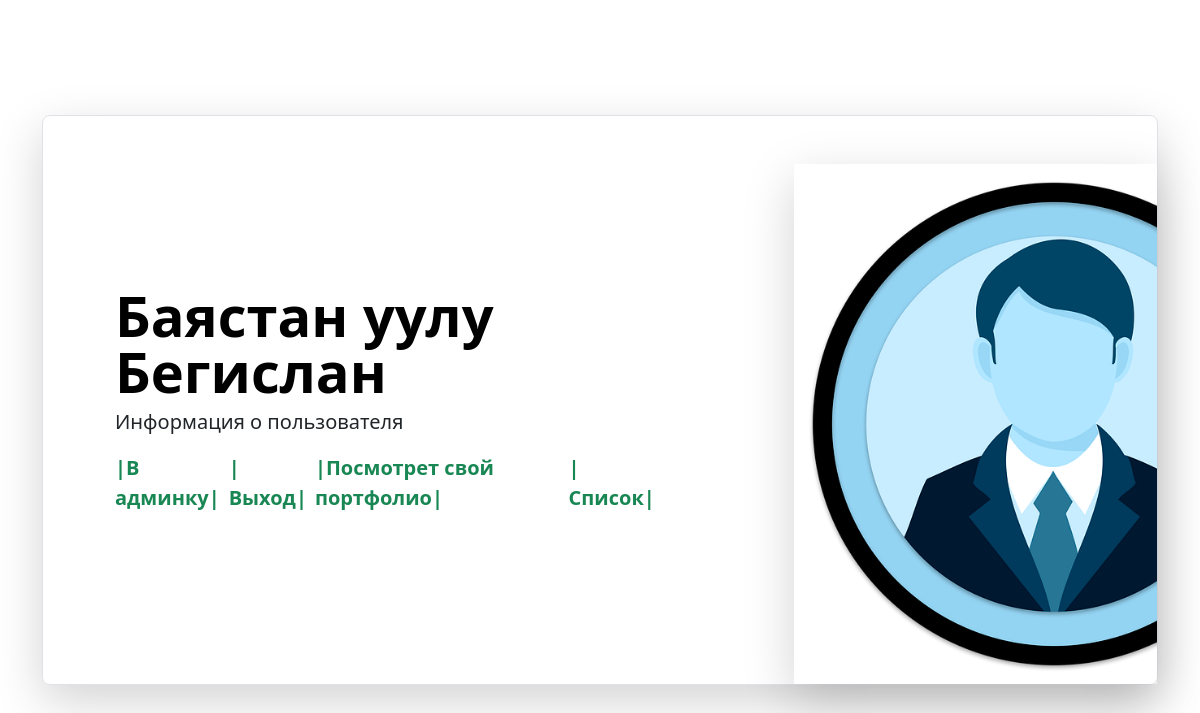
The page / (signed in) on the database as committed earlier.
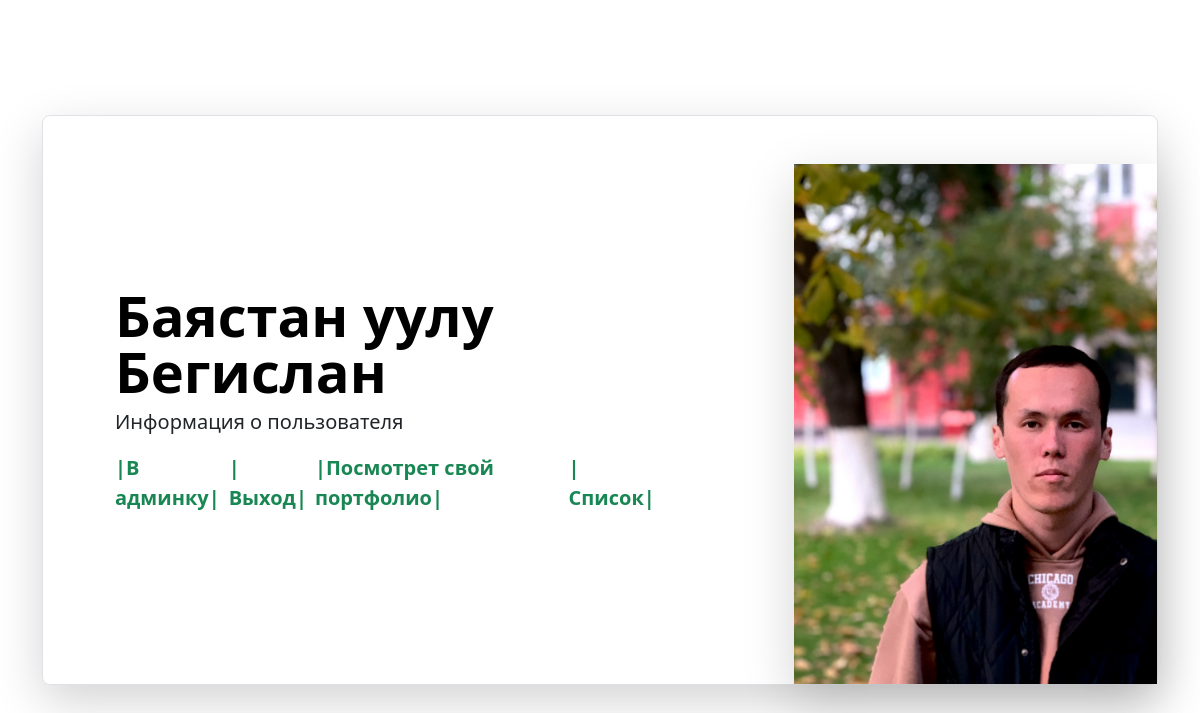
The same page on the database as committed later.
### core/models.py (models this page shows, shortened)
class CustomUser(AbstractUser):
    photo = models.ImageField(upload_to='user_photos/', verbose_name='Фото пользователя', blank=True, null=True)
    email = models.EmailField()
    phone = PhoneNumberField(verbose_name='Телефонный номер', blank=True, null=True, help_text="Введите номер телефона в формате: +123456789")

### core/views.py (the view)
# urls.py: path('', include('core.urls')),
def core(request):
    return render(request, 'core/index.html')

### core/templates/core/index.html (shortened to what this page needs)
<!DOCTYPE html>
<html lang="ru">
<head>
    <link href="https://cdn.jsdelivr.net/npm/bootstrap@5.3.3/dist/css/bootstrap.min.css" rel="stylesheet"
>
</head>
<body>
<div class="container">
    {% if user.is_authenticated %}
        <div class="container my-5">
            <div class="row p-4 pb-0 pe-lg-0 pt-lg-5 align-items-center rounded-3 border shadow-lg">
                <div class="col-lg-7 p-3 p-lg-5 pt-lg-3">
                    <h1 class="display-4 fw-bold lh-1 text-body-emphasis">{{ user.last_name }} {{ user.first_name }}</h1>
                    <p class="lead">Информация о пользователя</p>
                    <div class="d-grid gap-2 d-md-flex justify-content-md-start mb-4 mb-lg-3">
                        <a class="lead text-decoration-none fw-bolder text-success"  href="{% url 'admin_core' %}">
                            |В админку|
                        </a>
                        <a class="lead text-decoration-none fw-bolder text-success"  href="{% url 'logout' %}">
                            |Выход|
                        </a>
                        <a class="lead text-decoration-none fw-bolder text-success" href="user/{{ user.username }}">
                            |Посмотрет свой портфолио|
                        </a>
                        <a class="lead text-decoration-none fw-bolder text-success" href="{% url 'list_portfolios' %}">
                            |Список|
                        </a>
                    </div>
                </div>
                <div class="col-lg-4 offset-lg-1 p-0 overflow-hidden shadow-lg">
                    {% if user.photo %}
                        <img class="rounded-lg-3" src="{{ user.photo.url }}" alt="" width="520">
                    {% else %}
                        <img class="rounded-lg-3"
                             src="https://img.myloview.com/stickers/user-icon-vector-people-icon-profile-vector-icon-person-illustration-business-user-icon-users-group-symbol-male-user-symbol-700-223068883.jpg"
                             alt="" width="520">
                    {% endif %}
                </div>
            </div>
        </div>
    {% endif %}
</div>
</body>
</html>

### core/templates/core/index.html (style rules this page uses)
body { display: flex; align-items: center; min-height: 100vh; }

Rows that differ between the two databases and show on the page:
changed CustomUser "Баястан уулу": photo: a different picture
